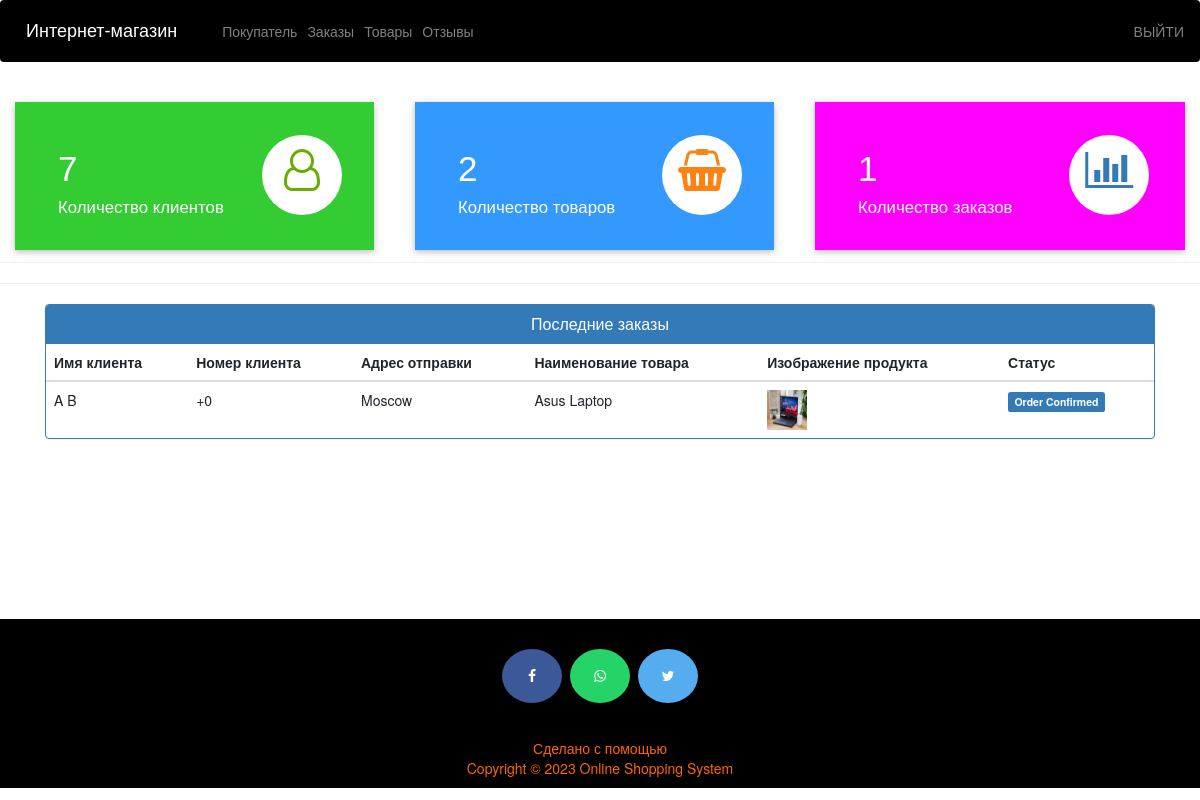
The app's page /admin-dashboard (signed in), older data.
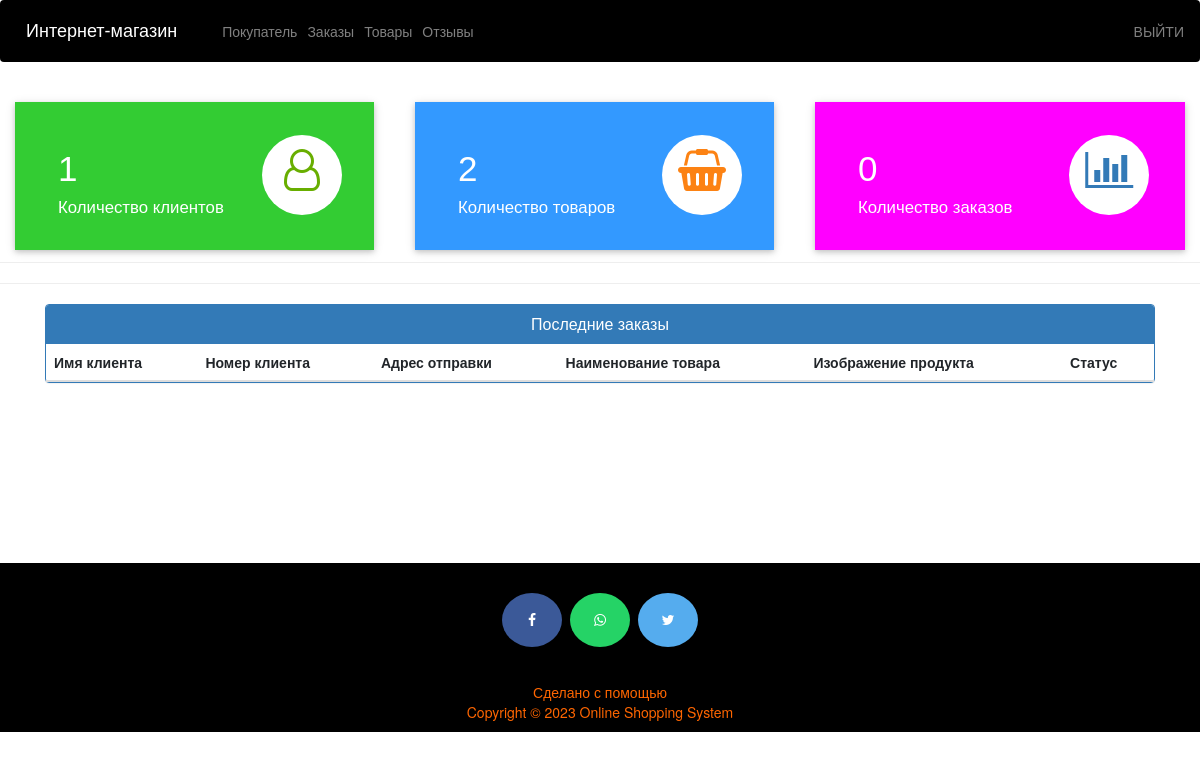
The same page, newer data.
### ecom/models.py (models this page shows, shortened)
class Customer(models.Model):
    user = models.OneToOneField(User, on_delete=models.CASCADE)
    profile_pic = models.ImageField(upload_to='profile_pic/CustomerProfilePic/', null=True, blank=True)
    address = models.CharField(max_length=40)
    mobile = models.CharField(max_length=20, null=False)
    @property
    def get_name(self):
        return self.user.first_name+" "+self.user.last_name

class Orders(models.Model):
    STATUS = (
        ('Pending', 'Pending'),
        ('Order Confirmed', 'Order Confirmed'),
        ('Out for Delivery', 'Out for Delivery'),
        ('Delivered', 'Delivered'),
    )
    customer = models.ForeignKey('Customer', on_delete=models.CASCADE, null=True)
    product = models.ForeignKey('Product', on_delete=models.CASCADE, null=True)
    email = models.CharField(max_length=50, null=True)
    address = models.CharField(max_length=500, null=True)
    mobile = models.CharField(max_length=20, null=True)
    order_date = models.DateField(auto_now_add=True, null=True)
    status = models.CharField(max_length=50, null=True, choices=STATUS)

class Product(models.Model):
    name = models.CharField(max_length=40)
    product_image = models.ImageField(upload_to='product_image/', null=True, blank=True)
    price = models.PositiveIntegerField()
    description = models.CharField(max_length=40)

### ecom/views.py (the view)
# urls.py: path('admin-dashboard', views.admin_dashboard_view, name='admin-dashboard'),
@login_required(login_url='adminlogin')
def admin_dashboard_view(request):
    customercount = models.Customer.objects.all().count()
    productcount = models.Product.objects.all().count()
    ordercount = models.Orders.objects.all().count()
    orders = models.Orders.objects.all()
    ordered_products = []
    ordered_bys = []
    for order in orders:
        ordered_product = models.Product.objects.all().filter(id=order.product.id)
        ordered_by = models.Customer.objects.all().filter(id=order.customer.id)
        ordered_products.append(ordered_product)
        ordered_bys.append(ordered_by)
    mydict = {
    'customercount': customercount,
    'productcount': productcount,
    'ordercount': ordercount,
    'data': zip(ordered_products, ordered_bys, orders),
    }
    return render(request, 'ecom/admin_dashboard.html', context=mydict)

### templates/ecom/admin_dashboard.html
{% extends 'ecom/admin_base.html' %}
{% load static %}
{% block content %}
<br>
{%include 'ecom/admin_dashboard_cards.html'%}
<br><br><br><br><br>
<hr><hr>
<div class="container" >
    <div class="panel panel-primary" >
      <div class="panel-heading" style="text-align:center;">
        <h6 class="panel-title">Последние заказы</h6>
      </div>
      <table class="table table-hover" id="dev-table">
        <thead>
          <tr>
            <th>Имя клиента</th>
            <th>Номер клиента</th>
            <th>Адрес отправки</th>
            <th>Наименование товара</th>
            <th>Изображение продукта</th>
            <th>Статус</th>
          </tr>
        </thead>
        {% for product,customer,order in data %}
        <tr>
          {% for c in customer %}
          <td> {{c.get_name}}</td>
          <td>{{c.mobile}}</td>
          <td>{{order.address}}</td>
          {% endfor %}
          {% for p in product %}
          <td> {{p.name}}</td>
          <td> <img src="{% static p.product_image.url %}" alt="Profile Pic" height="40px" width="40px" /></td>
          {% if order.status == 'Pending'%}
          <td> <span class="label label-info">{{order.status}}</span></td>
          {% elif order.status == 'Delivered' %}
          <td> <span class="label label-success">{{order.status}}</span></td>
          {% elif order.status == 'Out for Delivery' %}
          <td> <span class="label label-warning">{{order.status}}</span></td>
          {%else%}
            <td> <span class="label label-primary">{{order.status}}</span></td>
          {%endif%}
          {% endfor %}
        </tr>
        {% endfor %}
      </table>
  </div>
</div>
{% endblock content %}

### templates/ecom/admin_base.html (shortened to what this page needs)
<!DOCTYPE html>
{% load static %}
<html lang="en">
<head>
  <link rel="stylesheet" href="https://stackpath.bootstrapcdn.com/bootstrap/4.3.1/css/bootstrap.min.css">
  <link rel="stylesheet" href="https://maxcdn.bootstrapcdn.com/font-awesome/4.7.0/css/font-awesome.min.css">
</head>
<body>
  <div class="bs-example">
    <nav class="navbar navbar-expand-md navbar-dark fixed-top" style="background:#000000;">
      <a href="/" class="navbar-brand">Интернет-магазин</a>
      <div class="collapse navbar-collapse justify-content-between" id="navbarCollapse">
        <div class="navbar-nav">
          <a href="/view-customer" class="nav-item nav-link">Покупатель</a>
          <a href="/admin-view-booking" class="nav-item nav-link">Заказы</a>
          <a href="/admin-products" class="nav-item nav-link">Товары</a>
          <a href="/view-feedback" class="nav-item nav-link">Отзывы</a>
        </div>
        <div class="navbar-nav navbar-right">
          <a href="/logout" class="nav-item nav-link">ВЫЙТИ</a>
        </div>
      </div>
    </nav>
  </div>
  {% block content %}
  {% endblock content %}
<br><br><br><br><br><br><br><br>
  <footer>
    <p>
      <a id="ftr" href="#" class="fa fa-facebook"></a>
      <a id="ftr" href="#" class="fa fa-whatsapp"></a>
      <a id="ftr" href="#" class="fa fa-twitter"></a>
    </p>
    <br>
    <div class="container">
      <div class="row">
        <div class="col-md-12 col-sm-12">
          <div style="color:#ff6600;" class="wow fadeInUp footer-copyright">
            <p>Сделано с помощью<br>
              Copyright &copy; 2023 Online Shopping System </p>
          </div>
        </div>
      </div>
    </div>
  </footer>
</body>
</html>

### templates/ecom/admin_dashboard_cards.html (shortened to what this page needs)
<!DOCTYPE html>
<html lang="en" dir="ltr">
<head>
  <link rel="stylesheet" href="https://maxcdn.bootstrapcdn.com/bootstrap/3.4.1/css/bootstrap.min.css">
  <link rel="stylesheet" href="https://cdnjs.cloudflare.com/ajax/libs/font-awesome/4.7.0/css/font-awesome.min.css">
</head>
<body>
  <div class="market-updates">
    <div class="col-md-4 market-update-gd">
      <div class="market-update-block clr-block-1">
        <div class="col-md-8 market-update-left">
          <h3>{{customercount}}</h3>
          <h4>Количество клиентов</h4>
        </div>
        <div class="col-md-4 market-update-right">
          <i class="fa fa-user-o"></i>
        </div>
        <div class="clearfix"> </div>
      </div>
    </div>
    <div class="col-md-4 market-update-gd">
      <div class="market-update-block clr-block-2">
        <div class="col-md-8 market-update-left">
          <h3>{{productcount}}</h3>
          <h4>Количество товаров</h4>
        </div>
        <div class="col-md-4 market-update-right">
          <i class="fa fa-shopping-basket"></i>
        </div>
        <div class="clearfix"> </div>
      </div>
    </div>
    <div class="col-md-4 market-update-gd">
      <div class="market-update-block clr-block-3">
        <div class="col-md-8 market-update-left">
          <h3>{{ordercount}}</h3>
          <h4>Количество заказов</h4>
        </div>
        <div class="col-md-4 market-update-right">
          <i class="fa fa-bar-chart"> </i>
        </div>
        <div class="clearfix"> </div>
      </div>
    </div>
  </div>
  <br><br>
</body>
</html>

### templates/ecom/admin_base.html (style rules this page uses)
.bs-example { margin: 0px; }
.navbar-brand { font-size: 20px; font-family: sans-serif; }
footer { padding: 0px 0px 0px 0px; background-color: black; margin: 0px; }
#ftr { padding: 20px; }
.fa { font-size: 23px; width: 60px; text-align: center; text-decoration: none; margin: 5px 2px; border-radius: 50%; }
.fa-facebook { background: #3B5998; color: white; margin-top: 30px; }
.fa-whatsapp { background: #25d366; color: white; }
.fa-twitter { background: #55ACEE; color: white; }
p { text-align: center; }

### templates/ecom/admin_dashboard_cards.html (style rules this page uses)
.market-update-block { padding: 2em 2em; background: #999; }
.market-update-block h3 { color: #fff; font-size: 2.5em; font-family: 'Carrois Gothic', sans-serif; }
.market-update-block h4 { font-size: 1.2em; color: #fff; margin: 0.3em 0em; font-family: 'Carrois Gothic', sans-serif; }
.market-update-block.clr-block-1 { background: #33cc33; margin-right: 0.8em; box-shadow: 0 2px 5px 0 rgba(0, 0, 0, 0.16), 0 2px 10px 0 rgba(0, 0, 0, 0.12); transition: 0.5s all; -webkit-transition: 0.5s all; -moz-transition: 0.5s all; -o-transition: 0.5s all; }
.market-update-block.clr-block-2 { background: #3399ff; margin-right: 0.8em; box-shadow: 0 2px 5px 0 rgba(0, 0, 0, 0.16), 0 2px 10px 0 rgba(0, 0, 0, 0.12); transition: 0.5s all; -webkit-transition: 0.5s all; -moz-transition: 0.5s all; -o-transition: 0.5s all; }
.market-update-block.clr-block-3 { background: #ff00ff; box-shadow: 0 2px 5px 0 rgba(0, 0, 0, 0.16), 0 2px 10px 0 rgba(0, 0, 0, 0.12); transition: 0.5s all; -webkit-transition: 0.5s all; -moz-transition: 0.5s all; -o-transition: 0.5s all; }
.market-update-right i.fa.fa-user-o { font-size: 3em; color: #68AE00; width: 80px; height: 80px; background: #fff; text-align: center; border-radius: 49px; -webkit-border-radius: 49px; -moz-border-radius: 49px; -o-border-radius: 49px; line-height: 1.7em; }
.market-update-right i.fa.fa-shopping-basket { font-size: 3em; color: #FC8213; width: 80px; height: 80px; background: #fff; text-align: center; border-radius: 49px; -webkit-border-radius: 49px; -moz-border-radius: 49px; -o-border-radius: 49px; line-height: 1.7em; }
.market-update-right i.fa.fa-bar-chart { font-size: 3em; color: #337AB7; width: 80px; height: 80px; background: #fff; text-align: center; border-radius: 49px; -webkit-border-radius: 49px; -moz-border-radius: 49px; -o-border-radius: 49px; line-height: 1.7em; }
.market-update-left { padding: 0px; }

Row changes from the older to the newer data that the page shows:
removed Orders: address "Moscow", status "Order Confirmed"
removed Customer: get_name "A B", mobile "+0"
no longer on this page (row unchanged): Product: name "Asus Laptop", product_image (picture)
Text that changed along with them:
{{ customercount }}: "7" → "1"
{{ ordercount }}: "1" → "0"
